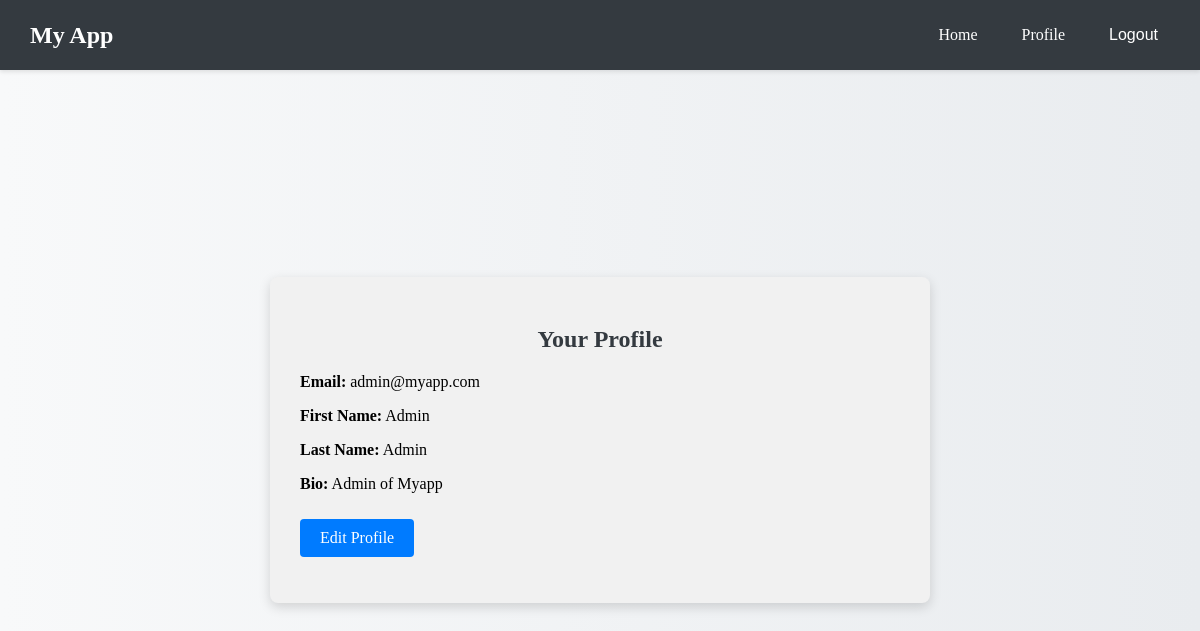
/user/2/ (signed in), run on the app's committed database.
### myapp/models.py (models this page shows, shortened)
class User(AbstractBaseUser, PermissionsMixin):
    email = models.EmailField(unique=True)
    first_name = models.CharField(max_length=30, blank=True)
    last_name  = models.CharField(max_length=30, blank=True)
    phone_number = models.CharField(max_length=20, blank=True, null=True)
    bio = models.TextField(blank=True, null=True)
    is_staff = models.BooleanField(default=False)
    is_active = models.BooleanField(default=True)
    objects = CustomUserManager()
    USERNAME_FIELD = 'email'
    REQUIRED_FIELDS = []

### myapp/views.py (the view)
# urls.py: path('user/<int:pk>/', user_detail, name='user_detail'),
@login_required
def user_detail(request, pk):
    user = get_object_or_404(get_user_model(), pk=pk)
    if request.user != user:
        return HttpResponse("Unauthorized", status=401)
    return render(request, 'user_detail.html', {'user_obj': user})

### myapp/templates/user_detail.html (shortened to what this page needs)
{% load static %}
<!DOCTYPE html>
<html>
  <head>
    <link
      rel="stylesheet"
      type="text/css"
      href="{% static 'myapp/style.css' %}"
    />
  </head>
  <body>
    {% include 'navbar.html' %}
    <div class="main-wrapper">
      <main class="container">
        <h2>Your Profile</h2>
        <p><strong>Email:</strong> {{ user_obj.email }}</p>
        <p><strong>First Name:</strong> {{ user_obj.first_name }}</p>
        <p><strong>Last Name:</strong> {{ user_obj.last_name }}</p>
         {% if user_obj.bio %}
        <p><strong>Bio:</strong> {{ user_obj.bio }}</p>
        {% endif %}
        <p>
          <a href="{% url 'user_edit' pk=user_obj.pk %}" class="btn"
            >Edit Profile</a
          >
        </p>
      </main>
    </div>
  </body>
</html>

### myapp/templates/navbar.html (shortened to what this page needs)
<header class="navbar">
  <div class="navbar-brand">My App</div>
  <nav class="navbar-nav">
    <a href="{% url 'home' %}" class="nav-link">Home</a>
    <a href="{% url 'user_detail' pk=request.user.pk %}" class="nav-link"
      >Profile</a
    >
    <form action="{% url 'logout' %}" method="post" class="logout-form">
      <button type="submit" class="nav-link logout-btn">Logout</button>
    </form>
  </nav>
</header>

### myapp/static/myapp/style.css (style rules this page uses)
html, body { height: 100%; margin: 0; padding: 0; background: linear-gradient(to right, #f8f9fa, #e9ecef); }
.main-wrapper { display: flex; align-items: center; justify-content: center; min-height: calc(100vh - 60px); }
.container { max-width: 600px; width: 100%; padding: 30px; background: #f1f1f1; border-radius: 8px; box-shadow: 0 4px 12px rgba(0, 0, 0, 0.15); }
.navbar { background-color: #343a40; color: #fff; display: flex; justify-content: space-between; align-items: center; padding: 10px 30px; box-shadow: 0 2px 4px rgba(0, 0, 0, 0.1); }
.navbar-brand { font-size: 24px; font-weight: bold; }
.navbar-nav { display: flex; align-items: center; gap: 20px; }
.nav-link { color: #fff; font-size: 16px; padding: 6px 12px; border-radius: 4px; text-decoration: none; transition: background-color 0.3s ease; }
.logout-form { display: flex; align-items: center; margin: 0; padding: 0; }
.logout-btn { background: none; border: none; color: #fff; font-size: 16px; padding: 6px 12px; margin-bottom: 10px; border-radius: 4px; cursor: pointer; transition: background-color 0.3s ease; vertical-align: middle; }
h1, h2, h3 { text-align: center; color: #343a40; margin-bottom: 20px; }
a, a:hover, a:focus, a:active { text-decoration: none; }
.btn { display: inline-block; padding: 10px 20px; background-color: #007bff; color: #fff; border-radius: 4px; text-decoration: none; border: none; font-size: 16px; cursor: pointer; transition: background-color 0.3s ease, box-shadow 0.3s ease; margin-top: 10px; }
button { display: inline-block; padding: 10px 20px; background-color: #007bff; color: #fff; border-radius: 4px; border: none; font-size: 16px; cursor: pointer; transition: background-color 0.3s ease, box-shadow 0.3s ease; margin-top: 10px; }

### data on the page
User: email "admin@myapp.com", first_name "Admin", last_name "Admin", bio "Admin of Myapp"
